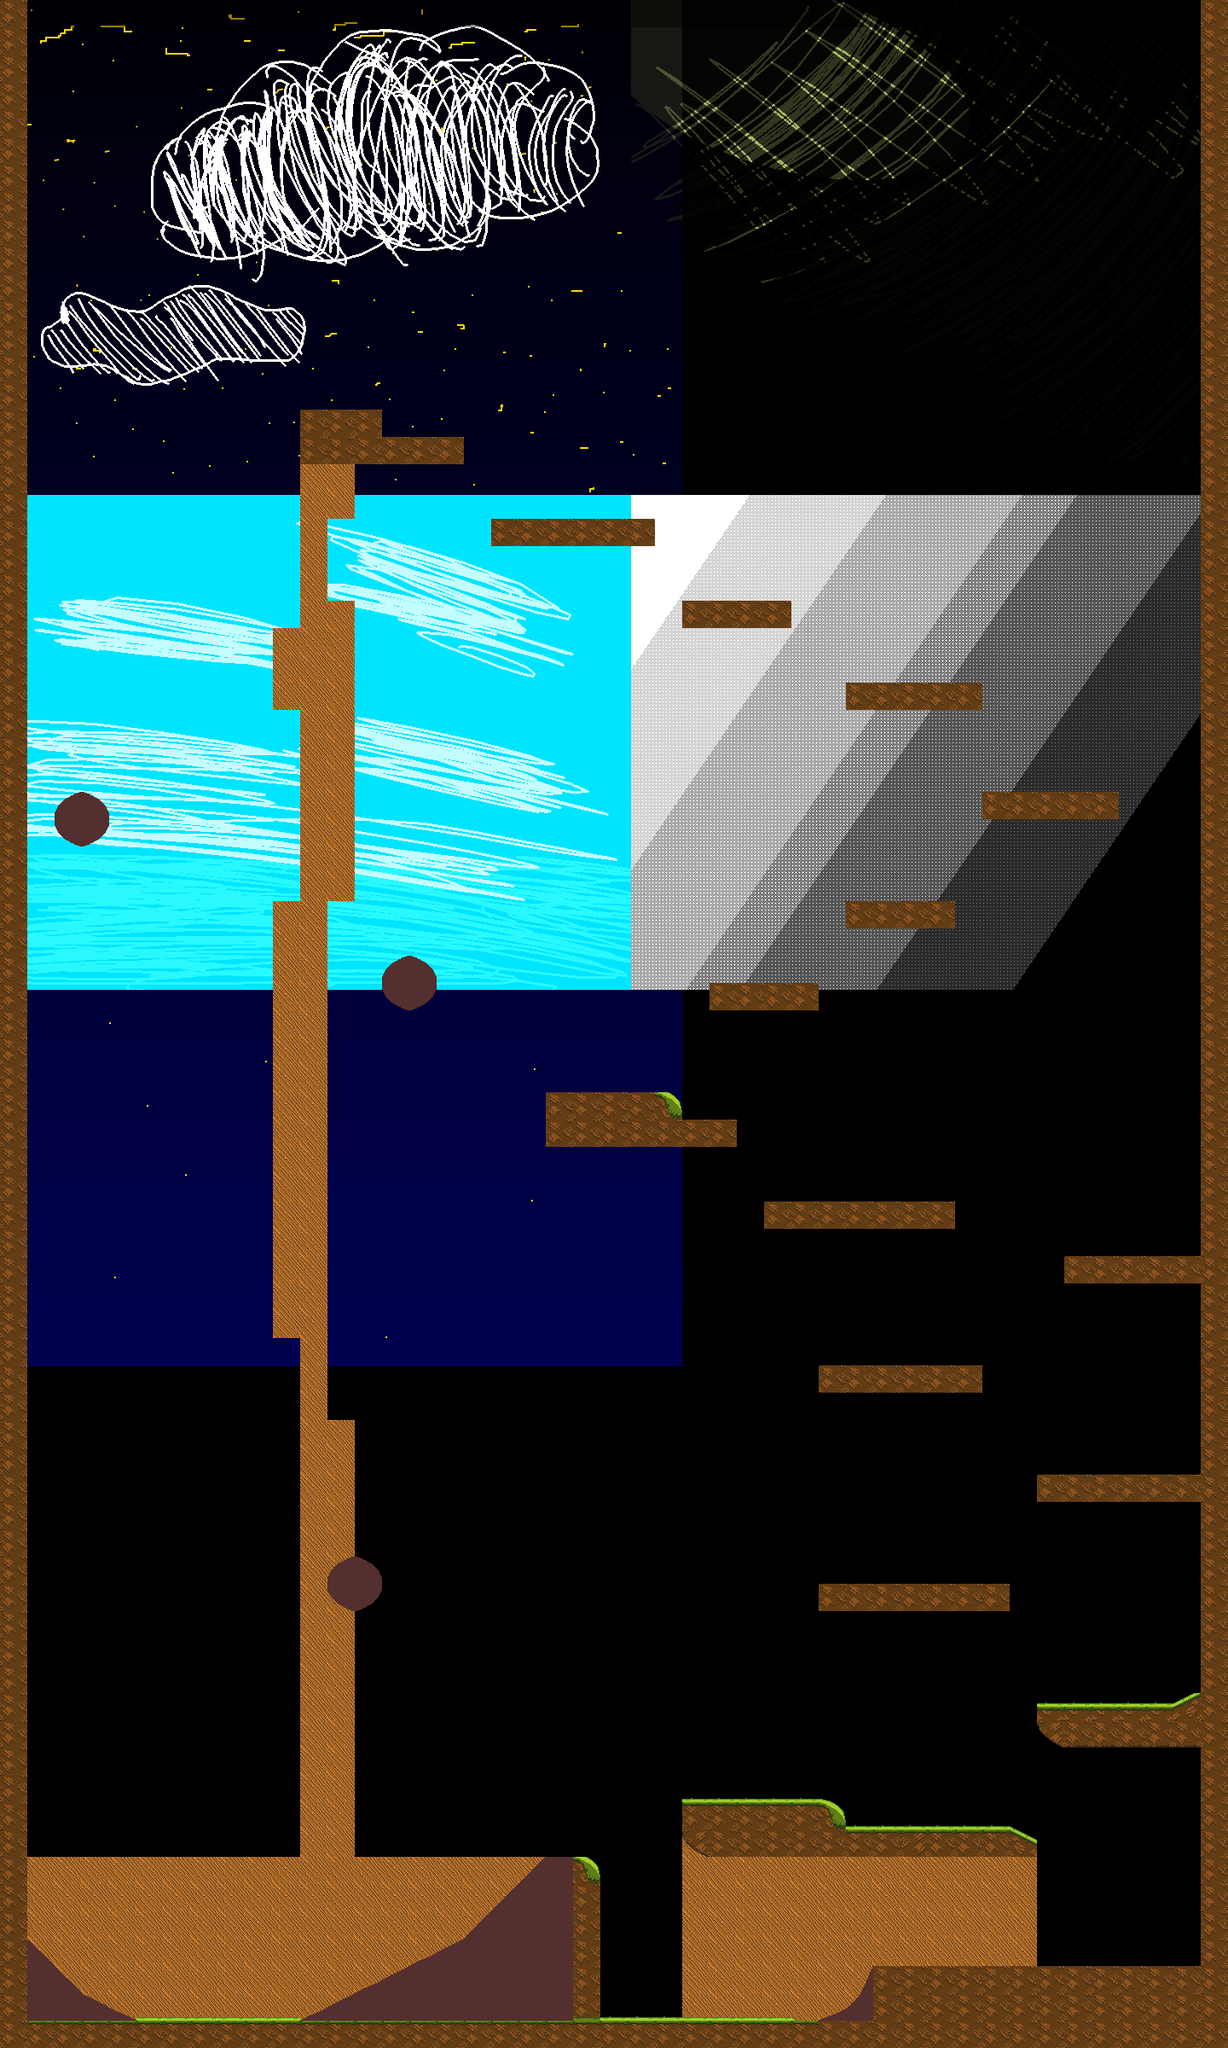

This game map was drawn from its Tiled (.tmx) file and the tilesets committed beside it. A one-line description and the trimmed map source follow:
An orthogonal 45x75 tile map with 32x32 px tiles, 3 tile layers (background, layer1, Collision), 4 tilesets, 2 image layers and 1 object (door).

<map version="1.0" orientation="orthogonal" renderorder="right-up" width="45" height="75" tilewidth="32" tileheight="32" nextobjectid="2">
 <tileset firstgid="1" name="collision" tilewidth="32" tileheight="32" tilecount="15">
  <image source="../../assets/terrain/standard.collision.png" width="160" height="96" />
 </tileset>
 <tileset firstgid="16" name="grassland" tilewidth="32" tileheight="32" tilecount="15">
  <image source="../../assets/terrain/testground3.png" width="160" height="96" />
 </tileset>
 <tileset firstgid="31" name="plain" tilewidth="32" tileheight="32" tilecount="15">
  <image source="../../assets/terrain/plain.png" width="160" height="96" />
 </tileset>
 <tileset firstgid="46" name="Door" tilewidth="90" tileheight="90" tilecount="4">
  <image source="../../assets/misc/door.png" width="180" height="180" />
 </tileset>
 <imagelayer name="sky" y="975">
  <image source="../../assets/misc/starry-sky.png" />
  <properties>
   <property name="parallax_factor" value="0.3" />
   <property name="wrap_x" value="true" />
   <property name="wrap_y" value="false" />
  </properties>
 </imagelayer>
 <imagelayer name="bg" x="-10" y="1953">
  <image source="../../assets/misc/skykinda.png" />
  <properties>
   <property name="frame_height" value="580" />
   <property name="frame_width" value="740" />
   <property name="frames" value="4" />
   <property name="parallax_factor" value="0.5" />
   <property name="wrap_x" value="true" />
   <property name="wrap_y" value="false" />
  </properties>
 </imagelayer>
 <layer name="background" width="45" height="75">
  <data>[3375 cells, 435 non-empty, 5 distinct tile ids]</data>
 </layer>
 <layer name="layer1" width="45" height="75">
  <data>[3375 cells, 255 non-empty, 18 distinct tile ids]</data>
 </layer>
 <layer name="Collision" width="45" height="75" opacity="0.4">
  <data>[3375 cells, 432 non-empty, 10 distinct tile ids]</data>
 </layer>
 <objectgroup name="Doors">
  <object id="1" name="door to wherever" type="door" gid="48" x="787.939" y="2112.24" width="90" height="90">
   <properties>
    <property name="leads_to_area" value="AREA_TESTZONE_TWO" />
    <property name="leads_to_x" value="10 * 32" />
    <property name="leads_to_y" value="4 * 32" />
   </properties>
  </object>
 </objectgroup>
</map>